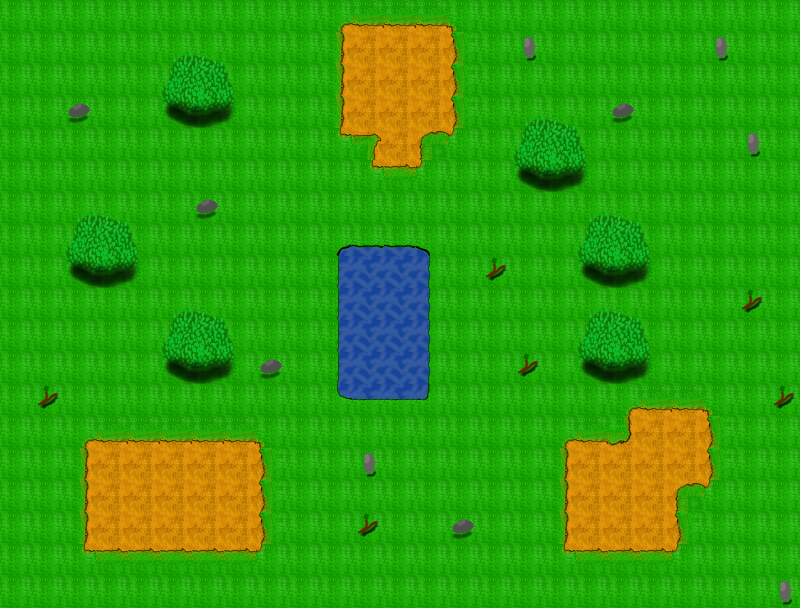

A 2D game scene composited from a Tiled map and its tileset images. What follows is a short description and the map's XML, with every tile layer's data as written:
An orthogonal 25x19 tile map with 32x32 px tiles, 3 tile layers (Ground, Farmable, Bush and Fluff).

<map version="1.0" tiledversion="1.1.6" orientation="orthogonal" renderorder="right-down" width="25" height="19" tilewidth="32" tileheight="32" infinite="0" nextobjectid="1">
 <tileset firstgid="1" source="GD1-proj1-tileset.tsx" />
 <layer name="Ground" width="25" height="19">
  <properties>
   <property name="tileset" value="GD1-proj1-tileset" />
  </properties>
  <data encoding="csv">
109,109,109,109,109,109,109,109,109,109,183,184,184,184,185,109,109,109,109,109,109,109,109,109,109,
109,109,109,109,109,109,109,109,109,109,110,109,109,109,210,109,109,109,109,109,109,109,109,109,109,
109,109,109,109,109,109,109,109,109,109,110,109,109,109,210,109,109,109,109,109,109,109,109,109,109,
109,109,109,109,109,109,109,109,109,109,110,109,109,109,210,109,109,109,109,109,109,109,109,109,109,
109,109,109,109,109,109,109,109,109,109,233,85,109,83,235,109,109,109,109,109,109,109,109,109,109,
109,109,109,109,109,109,109,109,109,109,109,233,84,235,109,109,109,109,109,109,109,109,109,109,109,
109,109,109,109,109,109,109,109,109,109,109,109,109,109,109,109,109,109,109,109,109,109,109,109,109,
109,109,109,109,109,109,109,109,109,109,109,109,109,109,109,109,109,109,109,109,109,109,109,109,109,
109,109,109,109,109,109,109,109,109,109,109,109,109,109,109,109,109,109,109,109,109,109,109,109,109,
109,109,109,109,109,109,109,109,109,109,109,109,109,109,109,109,109,109,109,109,109,109,109,109,109,
109,109,109,109,109,109,109,109,109,109,109,109,109,109,109,109,109,109,109,109,109,109,109,109,109,
109,109,109,109,109,109,109,109,109,109,109,109,109,109,109,109,109,109,109,109,109,109,109,109,109,
109,109,109,109,109,109,109,109,109,109,109,109,109,109,109,109,109,109,109,183,184,184,185,109,109,
109,109,183,184,184,184,184,184,185,109,109,109,109,109,109,109,109,183,184,135,109,109,210,109,109,
109,109,110,109,109,109,109,109,210,109,109,109,109,109,109,109,109,110,109,109,109,109,210,109,109,
109,109,110,109,109,109,109,109,210,109,109,109,109,109,109,109,109,110,109,109,109,83,235,109,109,
109,109,110,109,109,109,109,109,210,109,109,109,109,109,109,109,109,110,109,109,109,210,109,109,109,
109,109,233,84,84,84,84,84,235,109,109,109,109,109,109,109,109,233,84,84,84,235,109,109,109,
109,109,109,109,109,109,109,109,109,109,109,109,109,109,109,109,109,109,109,109,109,109,109,109,109
</data>
 </layer>
 <layer name="Farmable" width="25" height="19">
  <properties>
   <property name="Farmable" type="bool" value="true" />
   <property name="tileset" value="GD1-proj1-tileset" />
  </properties>
  <data encoding="csv">
0,0,0,0,0,0,0,0,0,0,0,0,0,0,0,0,0,0,0,0,0,0,0,0,0,
0,0,0,0,0,0,0,0,0,0,0,209,209,209,0,0,0,0,0,0,0,0,0,0,0,
0,0,0,0,0,0,0,0,0,0,0,209,209,209,0,0,0,0,0,0,0,0,0,0,0,
0,0,0,0,0,0,0,0,0,0,0,209,209,209,0,0,0,0,0,0,0,0,0,0,0,
0,0,0,0,0,0,0,0,0,0,0,0,209,0,0,0,0,0,0,0,0,0,0,0,0,
0,0,0,0,0,0,0,0,0,0,0,0,0,0,0,0,0,0,0,0,0,0,0,0,0,
0,0,0,0,0,0,0,0,0,0,0,0,0,0,0,0,0,0,0,0,0,0,0,0,0,
0,0,0,0,0,0,0,0,0,0,0,0,0,0,0,0,0,0,0,0,0,0,0,0,0,
0,0,0,0,0,0,0,0,0,0,0,0,0,0,0,0,0,0,0,0,0,0,0,0,0,
0,0,0,0,0,0,0,0,0,0,0,0,0,0,0,0,0,0,0,0,0,0,0,0,0,
0,0,0,0,0,0,0,0,0,0,0,0,0,0,0,0,0,0,0,0,0,0,0,0,0,
0,0,0,0,0,0,0,0,0,0,0,0,0,0,0,0,0,0,0,0,0,0,0,0,0,
0,0,0,0,0,0,0,0,0,0,0,0,0,0,0,0,0,0,0,0,0,0,0,0,0,
0,0,0,0,0,0,0,0,0,0,0,0,0,0,0,0,0,0,0,0,209,209,0,0,0,
0,0,0,209,209,209,209,209,0,0,0,0,0,0,0,0,0,0,209,209,209,209,0,0,0,
0,0,0,209,209,209,209,209,0,0,0,0,0,0,0,0,0,0,209,209,209,0,0,0,0,
0,0,0,209,209,209,209,209,0,0,0,0,0,0,0,0,0,0,209,209,209,0,0,0,0,
0,0,0,0,0,0,0,0,0,0,0,0,0,0,0,0,0,0,0,0,0,0,0,0,0,
0,0,0,0,0,0,0,0,0,0,0,0,0,0,0,0,0,0,0,0,0,0,0,0,0
</data>
 </layer>
 <layer name="Bush and Fluff" width="25" height="19">
  <properties>
   <property name="tileset" value="GD1-proj1-tileset" />
  </properties>
  <data encoding="csv">
0,0,0,0,0,0,0,0,0,0,0,0,0,0,0,0,0,0,0,0,0,0,0,0,0,
0,0,0,0,0,214,215,216,0,0,0,0,0,0,0,0,310,0,0,0,0,0,310,0,0,
0,0,0,0,0,239,240,241,0,0,0,0,0,0,0,0,0,0,0,0,0,0,0,0,0,
0,0,309,0,0,264,265,266,0,0,0,0,0,0,0,0,214,215,216,309,0,0,0,0,0,
0,0,0,0,0,0,0,0,0,0,0,0,0,0,0,0,239,240,241,0,0,0,0,310,0,
0,0,0,0,0,0,0,0,0,0,0,0,0,0,0,0,264,265,266,0,0,0,0,0,0,
0,0,214,215,216,0,309,0,0,0,0,0,0,0,0,0,0,0,214,215,216,0,0,0,0,
0,0,239,240,241,0,0,0,0,0,88,89,89,90,0,0,0,0,239,240,241,0,0,0,0,
0,0,264,265,266,0,0,0,0,0,113,114,114,115,0,359,0,0,264,265,266,0,0,0,0,
0,0,0,0,0,214,215,216,0,0,113,114,114,115,0,0,0,0,214,215,216,0,0,359,0,
0,0,0,0,0,239,240,241,0,0,113,114,114,115,0,0,0,0,239,240,241,0,0,0,0,
0,0,0,0,0,264,265,266,309,0,113,114,114,115,0,0,359,0,264,265,266,0,0,0,0,
0,359,0,0,0,0,0,0,0,0,138,139,139,140,0,0,0,0,0,0,0,0,0,0,359,
0,0,0,0,0,0,0,0,0,0,0,0,0,0,0,0,0,0,0,0,0,0,0,0,0,
0,0,0,0,0,0,0,0,0,0,0,310,0,0,0,0,0,0,0,0,0,0,0,0,0,
0,0,0,0,0,0,0,0,0,0,0,0,0,0,0,0,0,0,0,0,0,0,0,0,0,
0,0,0,0,0,0,0,0,0,0,0,359,0,0,309,0,0,0,0,0,0,0,0,0,0,
0,0,0,0,0,0,0,0,0,0,0,0,0,0,0,0,0,0,0,0,0,0,0,0,0,
0,0,0,0,0,0,0,0,0,0,0,0,0,0,0,0,0,0,0,0,0,0,0,0,310
</data>
 </layer>
</map>
